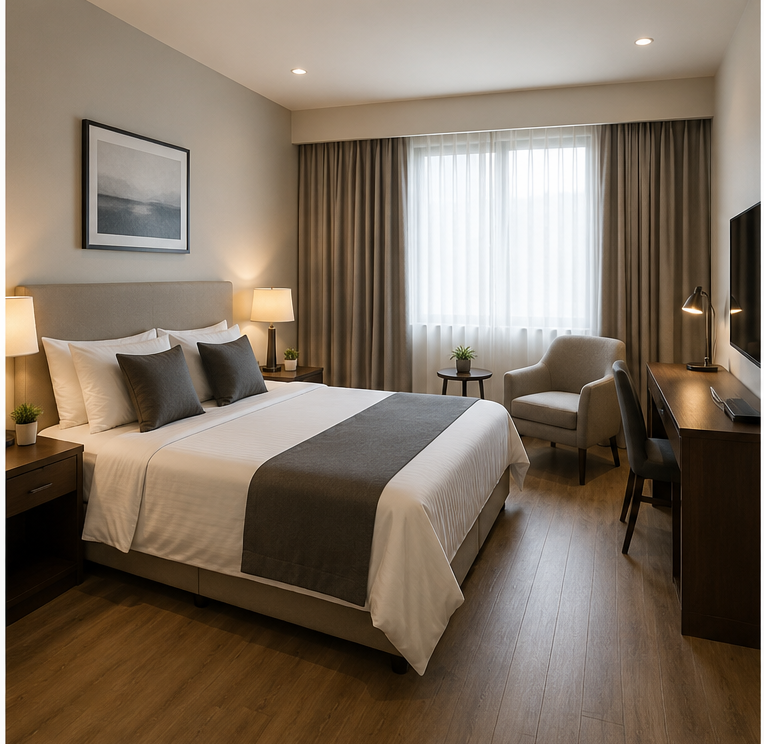
#> input picture images/img1.png, 764 x 744 px
$ python -i image_compare.py   (imports and definitions only)   (older library calls are emulated)
#> lines starting #> are read from the running program, lines starting #| are printed output that depends on the picture
"""
Image Comparison Engine
Handles image validation, alignment, comparison, and explainability outputs for room inspection
"""

import cv2
import numpy as np
import time
import uuid
from pathlib import Path
from typing import Dict, List, Tuple
import logging

import config

# Configure logging
# [1 line not run here, left out]
logger = logging.getLogger(__name__)


class ImageComparator:
    """
    Main class for comparing reference and inspection room images
    """

    def __init__(self):
        """Initialize the image comparator with default parameters"""
        self.sift = cv2.SIFT_create()
        self.bf = cv2.BFMatcher()

        self.blur_threshold = config.IMAGE_VALIDATION["blur_threshold"]
        self.brightness_min = config.IMAGE_VALIDATION["brightness_min"]
        self.brightness_max = config.IMAGE_VALIDATION["brightness_max"]
        self.pixel_diff_threshold = config.CHANGE_DETECTION["pixel_diff_threshold"]
        self.min_contour_area = config.MIN_CONTOUR_AREA
        self.morph_kernel_size = config.MORPH_KERNEL_SIZE
        self.overlay_alpha = config.OVERLAY_ALPHA
        self.bounding_box_color = config.BOUNDING_BOX_COLOR
        self.bounding_box_thickness = config.BOUNDING_BOX_THICKNESS

        self.output_dir = Path(config.OUTPUT_DIR)
        self.output_dir.mkdir(parents=True, exist_ok=True)

    # [72 lines left out: function compare, not called in this run]

    def validate_image(self, image_path: str) -> Dict:
        """
        Validate single image quality

        Checks for:
        - Blur detection
        - Brightness validation
        - Size validation

        Returns:
            Dict with validation results
        """
#> called with image_path = 'images/img1.png'
        try:
            img = cv2.imread(image_path)
#> img is the input picture: shape (744, 764, 3); mean B, G, R 98.5, 113.5, 127.7
            if img is None:
                return {
                    "is_valid": False,
                    "quality_score": 0,
                    "issues": ["Could not load image"],
                    "recommendations": ["Check file format and integrity"]
                }

            issues = []
            recommendations = []
            scores = []

            # Check for blur
            gray = cv2.cvtColor(img, cv2.COLOR_BGR2GRAY)
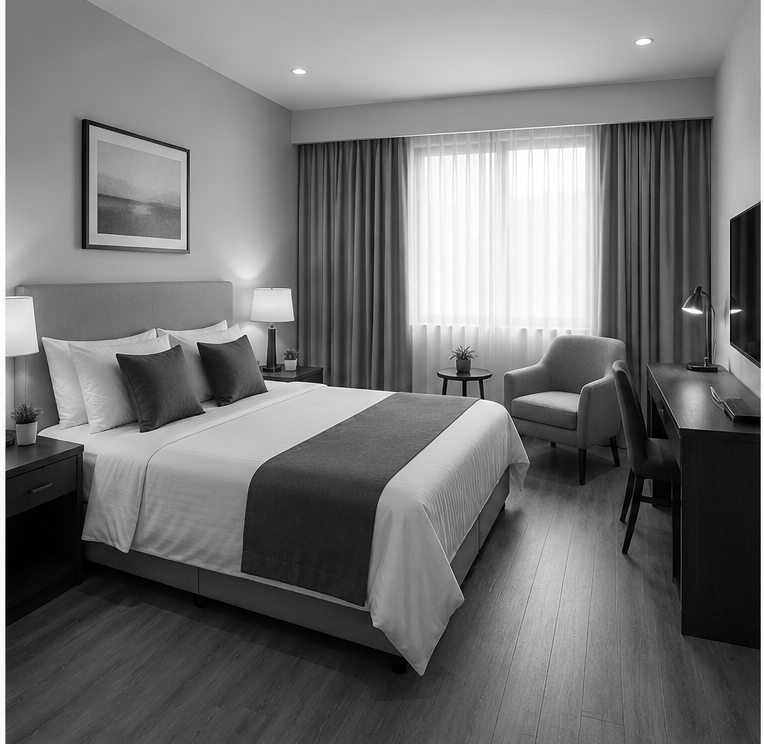
#> gray: shape (744, 764); min 0, max 255, mean 116
            laplacian_var = cv2.Laplacian(gray, cv2.CV_64F).var()
#> laplacian_var = 547

            if laplacian_var < self.blur_threshold:
                issues.append("Image appears blurry")
                recommendations.append("Retake photo with better focus")
                blur_score = max(0, (laplacian_var / self.blur_threshold) * 100)
            else:
                blur_score = 100
            scores.append(blur_score)

            # Check brightness
            brightness = np.mean(cv2.cvtColor(img, cv2.COLOR_BGR2LAB)[:, :, 0])
#> brightness = 121.4

            if brightness < self.brightness_min:
                issues.append("Image is too dark")
                recommendations.append("Improve lighting or increase brightness")
                brightness_score = (brightness / self.brightness_min) * 100
            elif brightness > self.brightness_max:
                issues.append("Image is too bright")
                recommendations.append("Reduce exposure or lighting")
                brightness_score = ((255 - brightness) / (255 - self.brightness_max)) * 100
            else:
                brightness_score = 100
            scores.append(brightness_score)

            # Check image size
            height, width = img.shape[:2]
#> height = 744; width = 764
            if height < config.IMAGE_VALIDATION["min_height"] or width < config.IMAGE_VALIDATION["min_width"]:
                issues.append("Image resolution is too low")
                recommendations.append("Use higher resolution camera")
                size_score = 50
            else:
                size_score = 100
            scores.append(size_score)

            # Calculate overall quality score
            quality_score = int(np.mean(scores))
            is_valid = quality_score >= config.IMAGE_VALIDATION["quality_threshold"] and len(issues) == 0

            return {
                "is_valid": is_valid,
                "quality_score": quality_score,
                "blur_score": int(blur_score),
                "brightness_score": int(brightness_score),
                "size_score": size_score,
                "issues": issues,
                "recommendations": recommendations
            }

        except Exception as e:
            logger.error(f"Error validating image: {str(e)}")
            return {
                "is_valid": False,
                "quality_score": 0,
                "issues": [str(e)],
                "recommendations": ["Check image file"]
            }

    # [419 lines left out: functions align_images, compare_aligned_images, generate_difference_mask, generate_heatmap, detect_changed_regions, generate_bounding_box_image and 6 more, not called in this run]

>>> result = ImageComparator().validate_image('images/img1.png')

$ run again, on images/img2.png
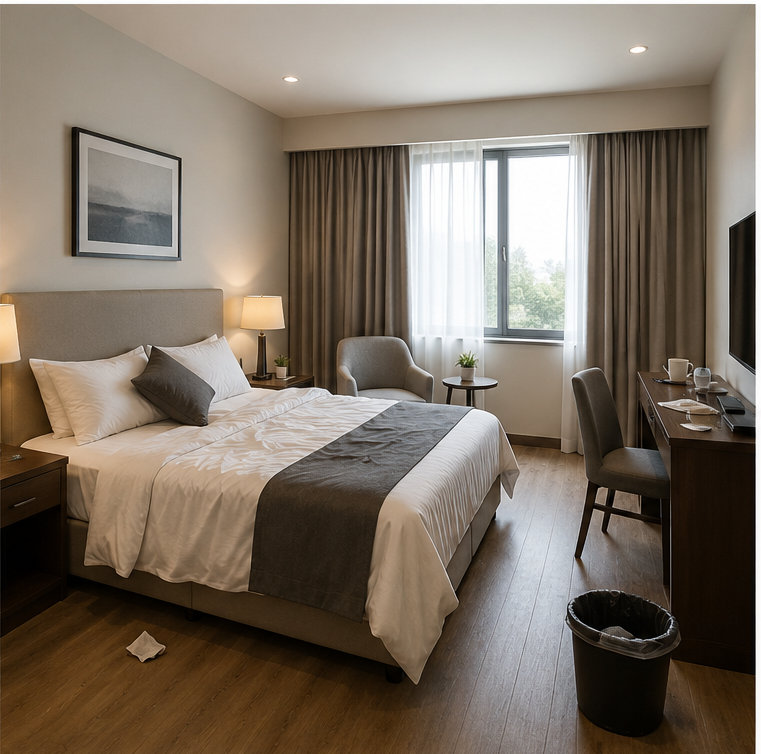
#> input picture images/img2.png, 761 x 754 px
#> in validate_image, img is the input picture: shape (754, 761, 3); mean B, G, R 100.1, 113.1, 125.1
#> in validate_image, `gray = cv2.cvtColor(img, cv2.COLOR_BGR2GRAY)`:
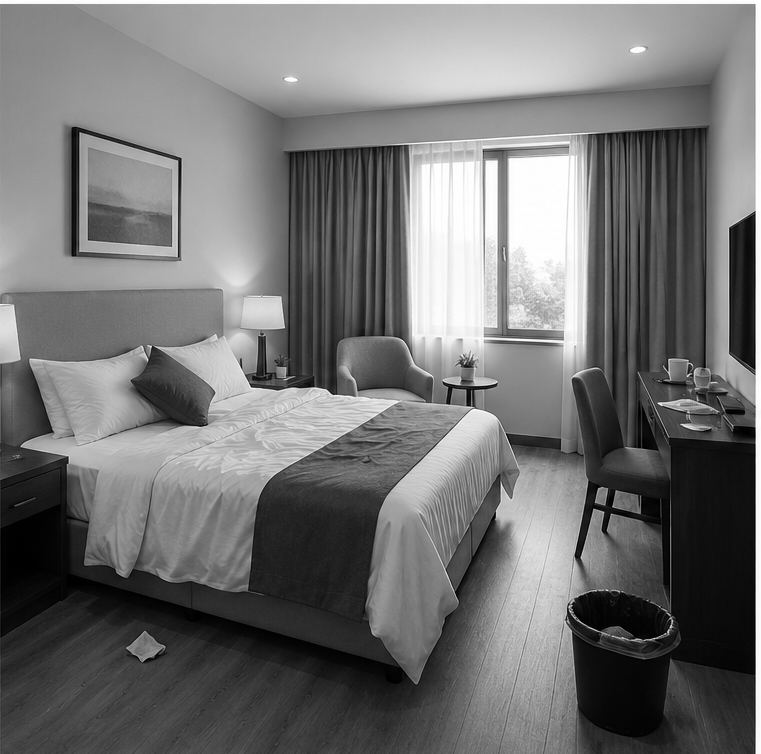
#> gray: shape (754, 761); min 0, max 255, mean 115.2
#> laplacian_var = 690.7
#> brightness = 120.3

$ run again, on images/test.png
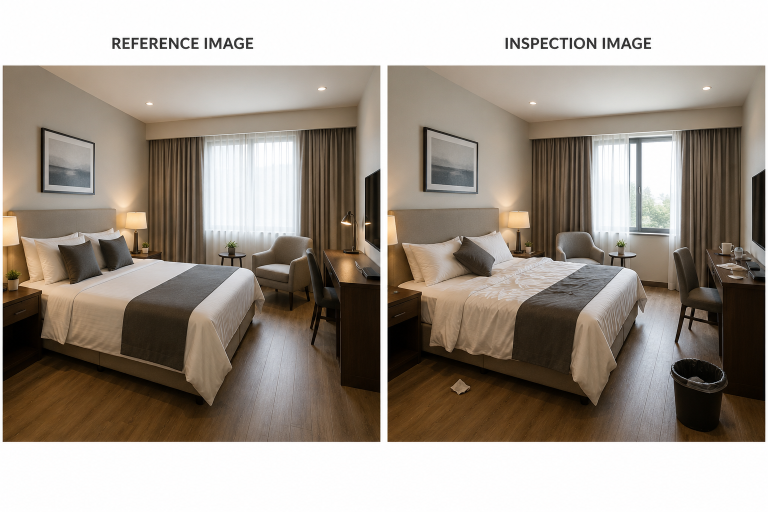
#> input picture images/test.png, 1536 x 1024 px (shown at 1/2 size)
#> in validate_image, img is the input picture: shape (1024, 1536, 3); mean B, G, R 139.8, 150.1, 159.8
#> in validate_image, `gray = cv2.cvtColor(img, cv2.COLOR_BGR2GRAY)`:
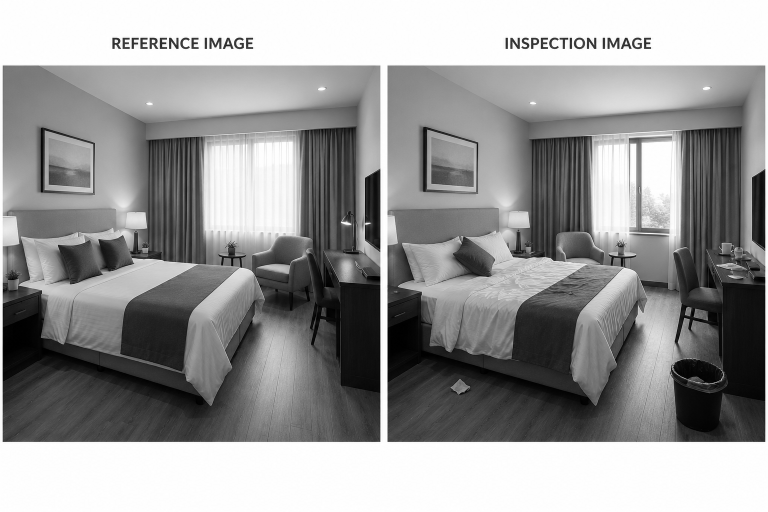
#> gray: shape (1024, 1536) (shown at 1/2 size); min 0, max 255, mean 151.8
#> laplacian_var = 594.9
#> brightness = 155.8
